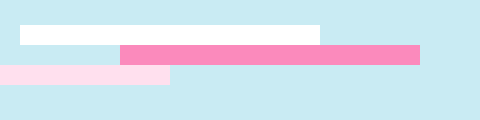
Frame 1 (no input)
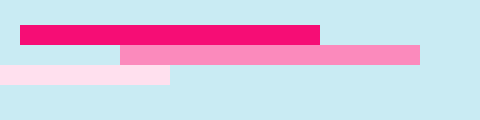
Frame 60 (no input)
Frame 120 (the mouse pressed at the canvas centre since frame 60): identical to frame 60, image omitted

The p5.js sketch that drew these frames (run headless with seeded random() and noise() and a simulated clock; from frame 60 on, the mouse is pressed at the canvas centre):

// p5.js sketch
// ── sketch.js
var x = 25;
var h = 20;
var y = 25;


function setup(){
  createCanvas(480,120);
  background(201,235,243);
  noStroke();
}

function draw() {
  x = 20;
  rect(x,y,300,h);
  fill(251,138,188);
   x = x + 100;
  rect(x, y+h, 300, h);
    fill(255,224,238);
    x = x - 250;
rect(x,y+h*2, 300,h);
 fill(246,13,117);
}
